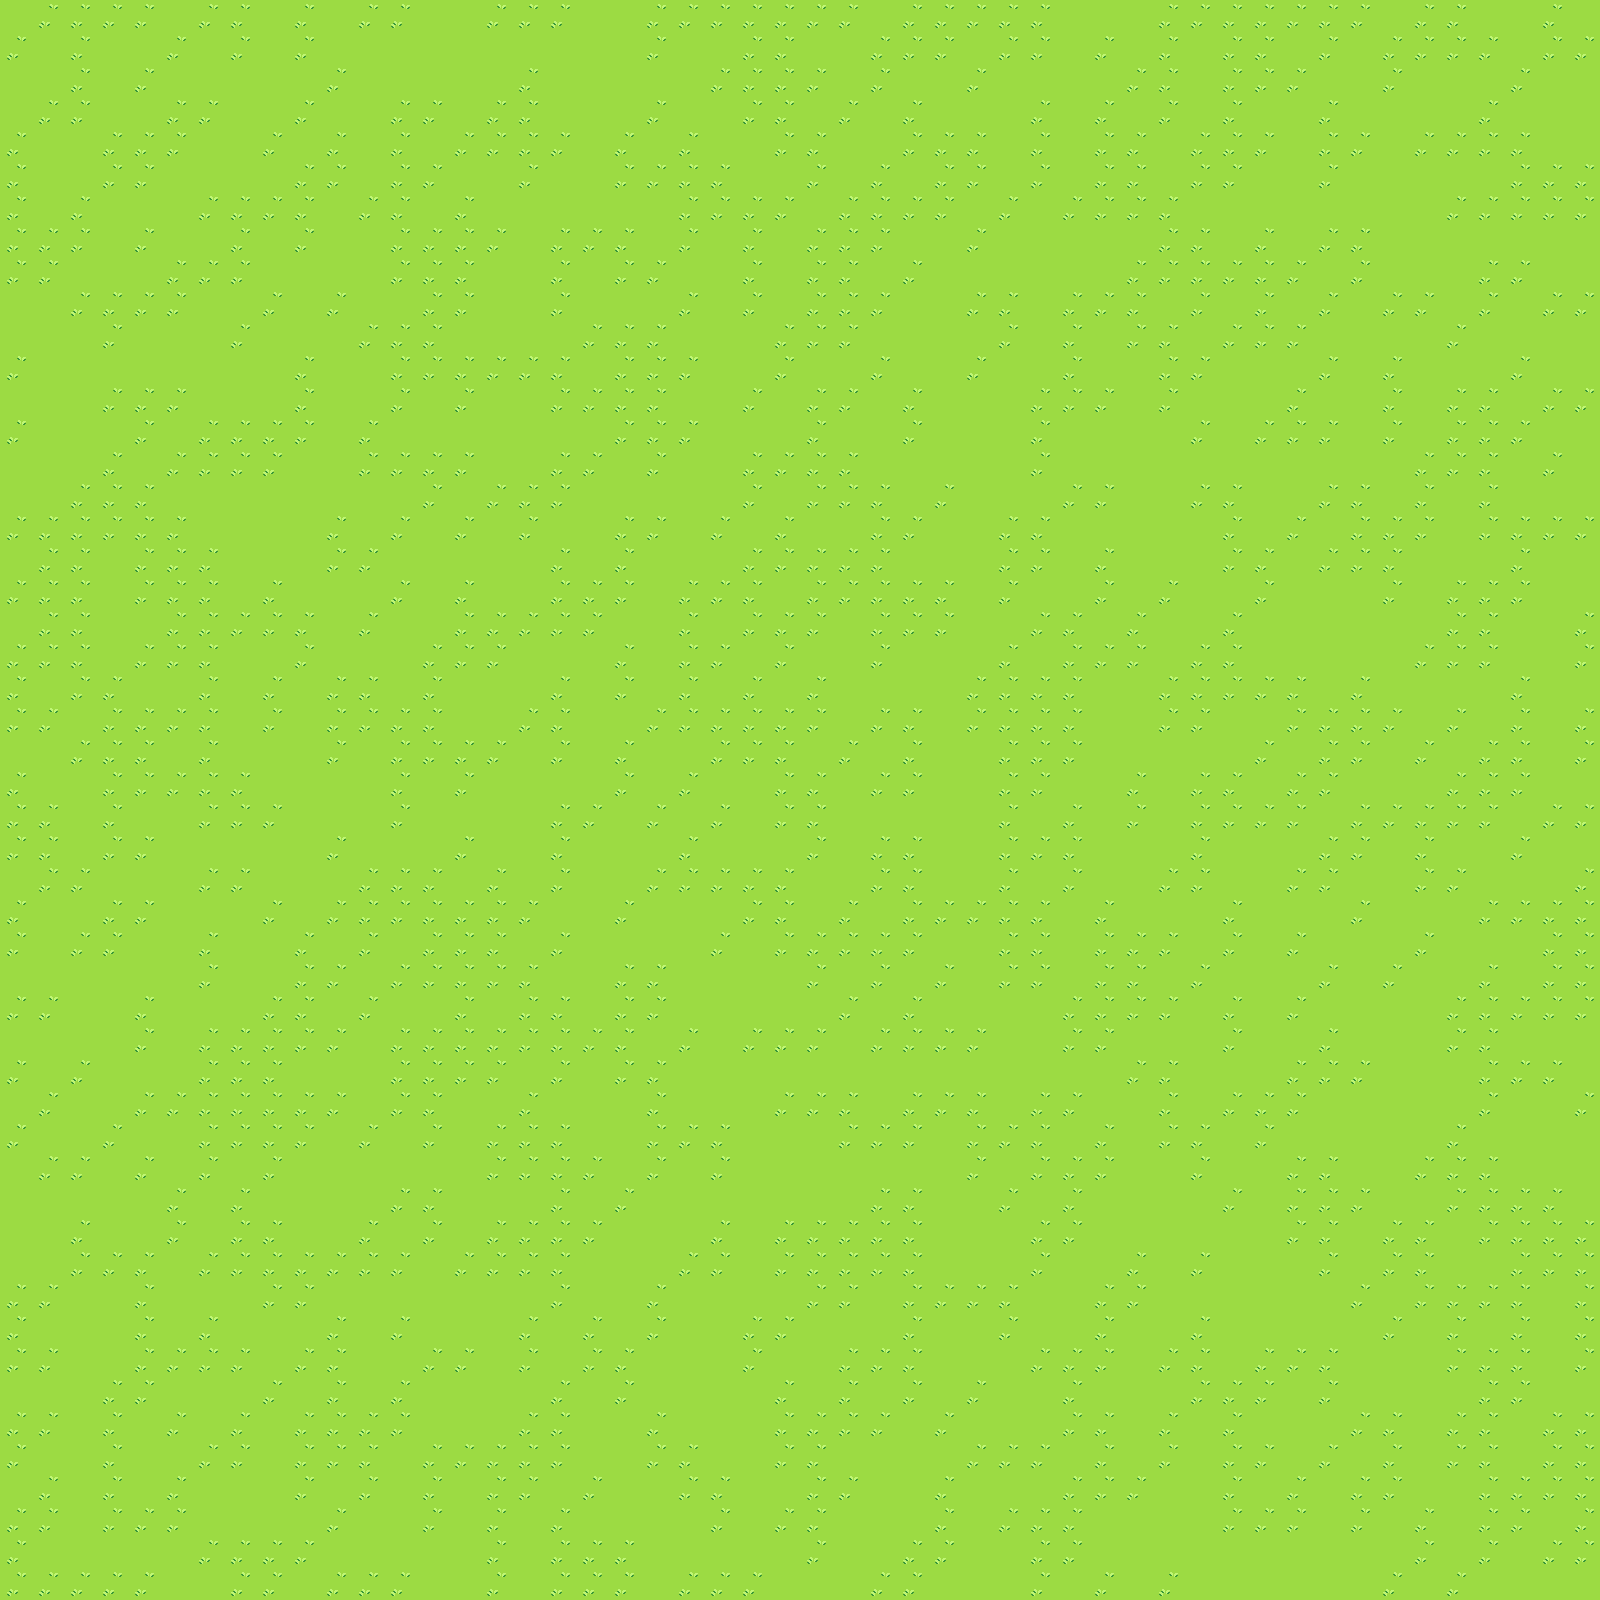

A 2D game scene composited from a Tiled map and its tileset images. What follows is a short description and the map's XML, with each tile layer's data collapsed to a summary:
An orthogonal 50x50 tile map with 32x32 px tiles, 2 tile layers (terrain, invisible_wall), 2 tilesets and 12 objects (Player).

<map version="1.10" tiledversion="1.11.1" orientation="orthogonal" renderorder="right-down" width="50" height="50" tilewidth="32" tileheight="32" infinite="0" nextlayerid="5" nextobjectid="14">
 <editorsettings>
  <export format="tmx" />
 </editorsettings>
 <tileset firstgid="1" source="../tsx/terrain_tiles_v2.tsx" />
 <tileset firstgid="161" source="../tsx/fence_tiles.tsx" />
 <layer id="1" name="terrain" width="50" height="50">
  <properties>
   <property name="ground" value="" />
  </properties>
  <data>[2500 cells, 2500 non-empty, 2 distinct tile ids]</data>
 </layer>
 <objectgroup id="2" name="objects">
  <object id="1" gid="161" x="640" y="544" width="32" height="32" />
  <object id="2" gid="174" x="672" y="544" width="32" height="32" />
  <object id="3" gid="174" x="704" y="544" width="32" height="32" />
  <object id="4" gid="174" x="736" y="544" width="32" height="32" />
  <object id="5" gid="163" x="768" y="544" width="32" height="32" />
  <object id="6" gid="168" x="640" y="576" width="32" height="32" />
  <object id="7" gid="168" x="768" y="576" width="32" height="32" />
  <object id="8" gid="168" x="768" y="608" width="32" height="32" />
  <object id="9" gid="168" x="640" y="608" width="32" height="32" />
  <object id="10" gid="168" x="640" y="640" width="32" height="32" />
  <object id="11" gid="168" x="768" y="640" width="32" height="32" />
 </objectgroup>
 <objectgroup id="3" name="entities">
  <object id="13" name="Player" x="736" y="672" width="83" height="19">
   <text wrap="1" halign="center">player</text>
  </object>
 </objectgroup>
 <layer id="4" name="invisible_wall" width="50" height="50">
  <data>[2500 cells, 196 non-empty, 1 distinct tile ids]</data>
 </layer>
</map>
